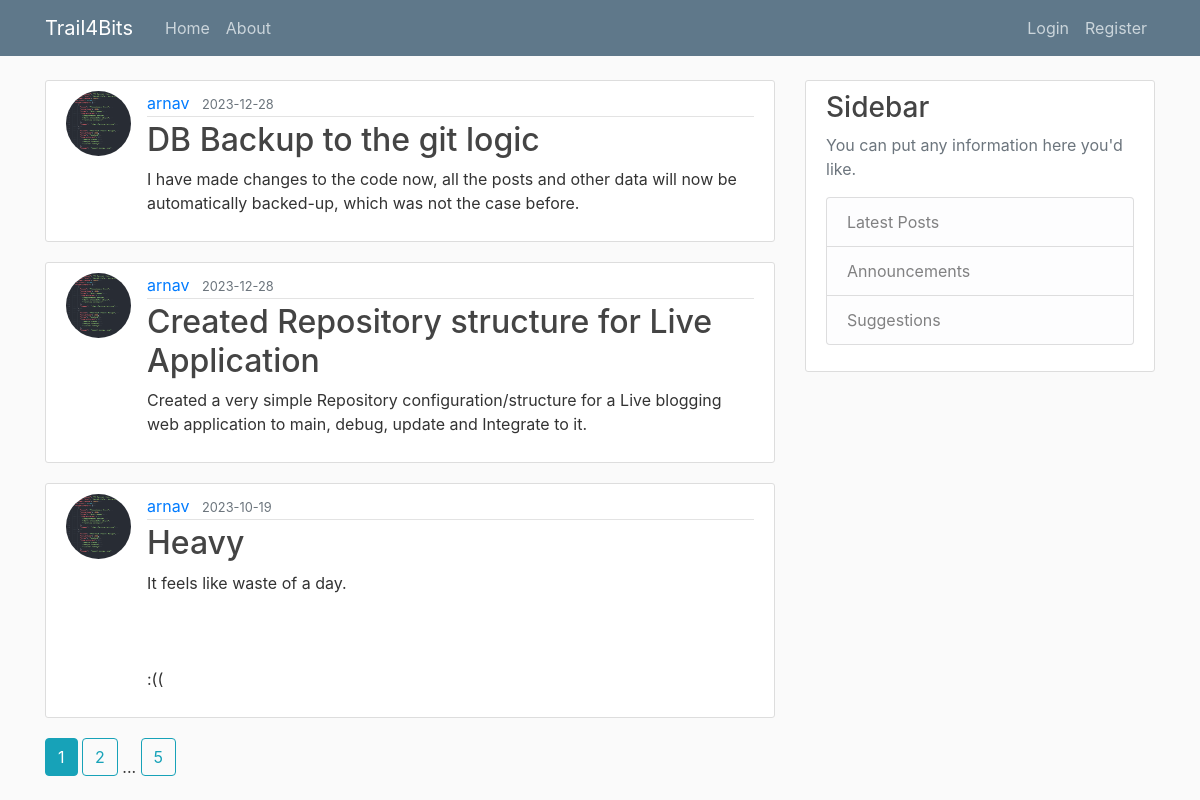
Page /home on the earlier database version.
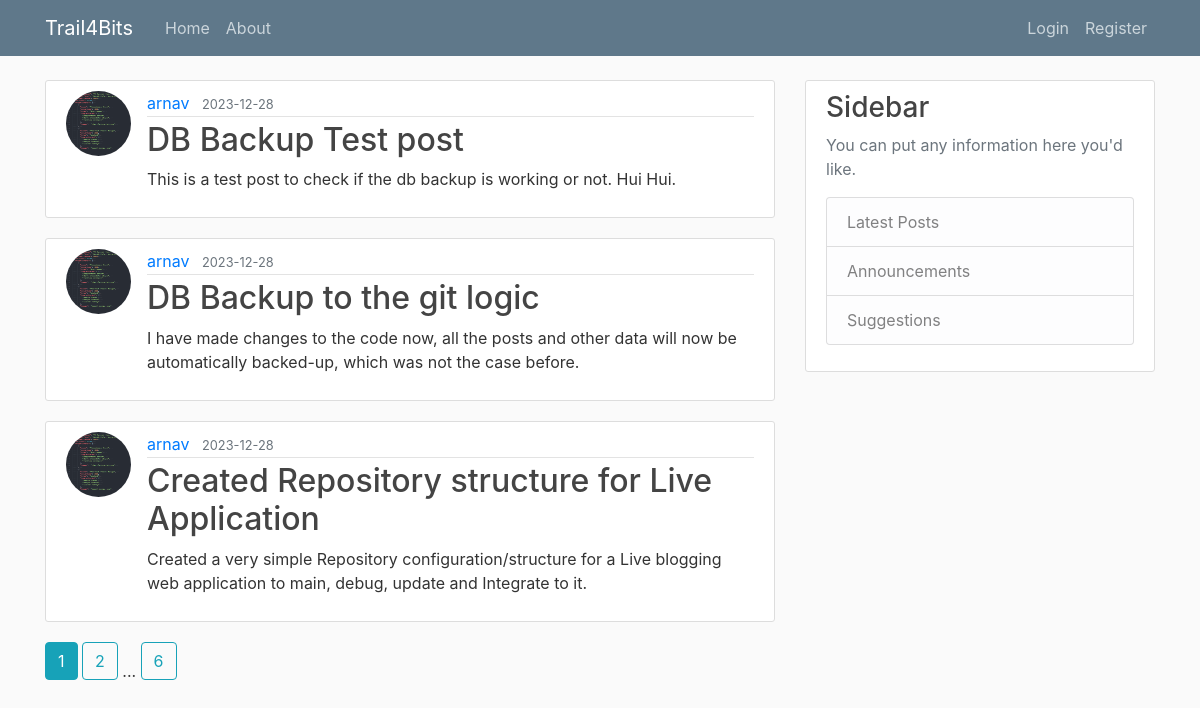
Same page on the later database version.
### flaskblog/models.py (models this page shows, shortened)
class Post(db.Model):
    id=db.Column(db.Integer, primary_key=True)
    title= db.Column(db.String(120), nullable=False)
    content= db.Column(db.Text, nullable=False)
    date_posted= db.Column(db.DateTime, nullable=False, default=datetime.utcnow)
    user_id= db.Column(db.Integer, db.ForeignKey('user.id'), nullable=False)

class User(db.Model, UserMixin):
    id=db.Column(db.Integer, primary_key=True, )
    username= db.Column(db.String(20), unique=True, nullable=False )
    email=db.Column(db.String(120), nullable=False)
    image_file=db.Column(db.String(120), nullable=False, default='default.jpg')
    password=db.Column(db.String(60), nullable=False)
    posts=db.relationship('Post', backref='author', lazy=True)

### flaskblog/main/routes.py (the view)
@main.route("/")
@main.route("/home")
def home():
    page=request.args.get('page', 1, type=int)
    posts  = Post.query.order_by(Post.date_posted.desc()).paginate(per_page=3 , page=page)
    return render_template('home.html', posts=posts, title='Home')

### flaskblog/templates/home.html
{% extends "layout.html"%}
{% block content %}
    {% for post in posts%}
    <article class="media content-section">
        <img class="rounded-circle article-img" src="{{ url_for('static', filename='Profile_Pictures/' + post.author.image_file) }} ">
        <div class="media-body">
          <div class="article-metadata">
            <a class="mr-2" href="{{ url_for('users.user_posts', username=post.author.username) }}">{{ post.author.username}}</a>
            <small class="text-muted">{{ post.date_posted.strftime('%Y-%m-%d') }}</small>
          </div>
          <h2><a class="article-title" href="{{ url_for('posts.post', post_id=post.id) }}">{{ post.title }}</a></h2>
          <p class="article-content">{{ post.content }}</p>
        </div>
    </article>
    {% endfor %}
    {% for page_num in posts.iter_pages(left_edge=1, right_edge=1, left_current=1, right_current=1) %}
      {% if page_num %}
        {% if posts.page == page_num %}
          <a class="btn btn-info mb-4" href="{{ url_for('main.home', page=page_num) }}">{{ page_num }}</a>
        {% else %}
          <a class="btn btn-outline-info mb-4" href="{{ url_for('main.home', page=page_num) }}">{{ page_num }}</a>
        {% endif %}
      {% else %}
        ...
      {% endif %}
    {% endfor %}
{% endblock content%}

### flaskblog/templates/layout.html (shortened to what this page needs)
<!DOCTYPE html>
<html>
<head>
    <link rel="stylesheet" href="https://maxcdn.bootstrapcdn.com/bootstrap/4.0.0/css/bootstrap.min.css">
    <link rel="stylesheet" type="text/css" href="{{ url_for('static', filename='main.css') }}">
</head>
<body>
    <header class="site-header">
        <nav class="navbar navbar-expand-md navbar-dark bg-steel fixed-top">
            <div class="container">
            <a class="navbar-brand mr-4" href="/">Trail4Bits</a>
            <div class="collapse navbar-collapse" id="navbarToggle">
                <div class="navbar-nav mr-auto">
                <a class="nav-item nav-link" href="{{ url_for('main.home')}}">Home</a>
                <a class="nav-item nav-link" href="{{ url_for('main.about') }}">About</a>
                </div>
                <div class="navbar-nav">
                {% if current_user.is_authenticated %}
                  <a class="nav-item nav-link" href="{{ url_for('users.account') }}">Account</a>
                  <a class="nav-item nav-link" href="{{ url_for('posts.new_post') }}">New Post</a>
                  <a class="nav-item nav-link" href="{{ url_for('users.logout') }}">Logout</a>
                {% else %}
                  <a class="nav-item nav-link" href="{{ url_for('users.login') }}">Login</a>
                  <a class="nav-item nav-link" href="{{ url_for('users.register') }}">Register</a>
                {% endif %}
                </div>
            </div>
            </div>
        </nav>
    </header>
    <main role="main" class="container">
        <div class="row">
          <div class="col-md-8">
            {% block content %}{% endblock %}
          </div>
          <div class="col-md-4">
            <div class="content-section">
              <h3>Sidebar</h3>
              <p class='text-muted'>You can put any information here you'd like.
                <ul class="list-group">
                  <li class="list-group-item list-group-item-light">Latest Posts</li>
                  <li class="list-group-item list-group-item-light">Announcements</li>
                  <li class="list-group-item list-group-item-light">Suggestions</li>
                </ul>
              </p>
            </div>
          </div>
        </div>
      </main>
</body>
</html>

### flaskblog/static/main.css (style rules this page uses)
body { background: #fafafa; color: #333333; margin-top: 5rem; }
h1, h2, h3, h4, h5, h6 { color: #444444; }
.bg-steel { background-color: #5f788a; }
.site-header .navbar-nav .nav-link { color: #cbd5db; }
.content-section { background: #ffffff; padding: 10px 20px; border: 1px solid #dddddd; border-radius: 3px; margin-bottom: 20px; }
.article-title { color: #444444; }
.article-content { white-space: pre-line; }
.article-img { height: 65px; width: 65px; margin-right: 16px; }
.article-metadata { padding-bottom: 1px; margin-bottom: 4px; border-bottom: 1px solid #e3e3e3 }

Differences in the rows shown:
no longer on this page (row unchanged): Post: image_file (picture), author.username "arnav", date_posted "2023-10-19", title "Heavy", content "It feels like waste of a day. :(("
added Post: image_file (picture), author.username "arnav", date_posted "2023-12-28", title "DB Backup Test post", content "This is a test post to check if the db backup is working or not. Hui Hui."
Other differences:
new list line: "6"
list line gone: "5"
